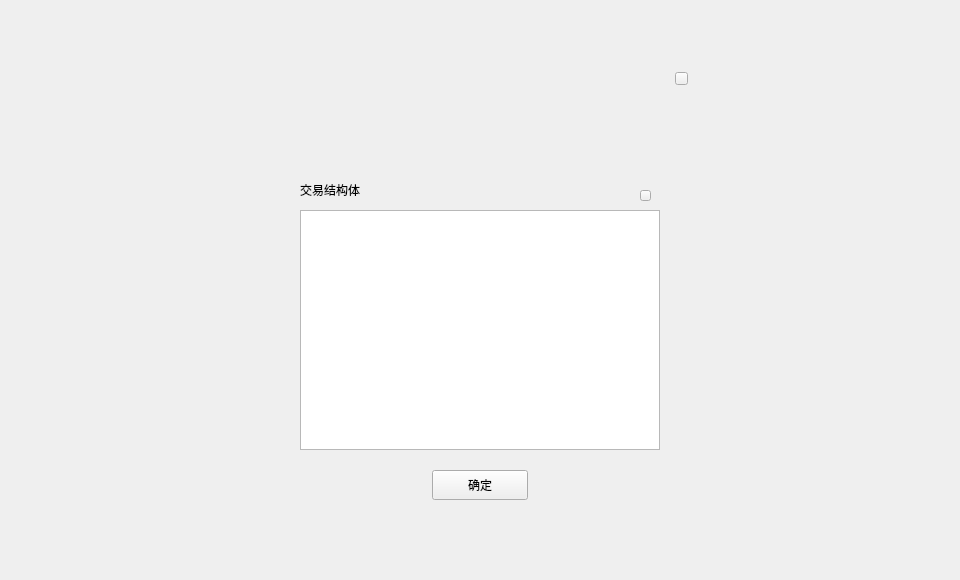
<?xml version="1.0" encoding="UTF-8"?>
<ui version="4.0">
 <class>TransactionResultDialog</class>
 <widget class="QDialog" name="TransactionResultDialog">
  <property name="geometry">
   <rect>
    <x>0</x>
    <y>0</y>
    <width>960</width>
    <height>580</height>
   </rect>
  </property>
  <property name="windowTitle">
   <string>Dialog</string>
  </property>
  <widget class="QWidget" name="widget" native="true">
   <property name="geometry">
    <rect>
     <x>0</x>
     <y>0</y>
     <width>960</width>
     <height>580</height>
    </rect>
   </property>
   <widget class="QWidget" name="containerWidget" native="true">
    <property name="geometry">
     <rect>
      <x>260</x>
      <y>60</y>
      <width>440</width>
      <height>460</height>
     </rect>
    </property>
    <property name="font">
     <font>
      <family>Microsoft YaHei UI Light</family>
     </font>
    </property>
    <widget class="QToolButton" name="okBtn">
     <property name="geometry">
      <rect>
       <x>172</x>
       <y>410</y>
       <width>96</width>
       <height>30</height>
      </rect>
     </property>
     <property name="font">
      <font>
       <family>Microsoft YaHei UI Light</family>
      </font>
     </property>
     <property name="cursor">
      <cursorShape>PointingHandCursor</cursorShape>
     </property>
     <property name="focusPolicy">
      <enum>Qt::NoFocus</enum>
     </property>
     <property name="styleSheet">
      <string notr="true"/>
     </property>
     <property name="text">
      <string>确定</string>
     </property>
    </widget>
    <widget class="QToolButton" name="closeBtn">
     <property name="geometry">
      <rect>
       <x>415</x>
       <y>12</y>
       <width>13</width>
       <height>13</height>
      </rect>
     </property>
     <property name="cursor">
      <cursorShape>PointingHandCursor</cursorShape>
     </property>
     <property name="focusPolicy">
      <enum>Qt::NoFocus</enum>
     </property>
     <property name="styleSheet">
      <string notr="true"/>
     </property>
     <property name="text">
      <string/>
     </property>
    </widget>
    <widget class="QLabel" name="infoLabel">
     <property name="geometry">
      <rect>
       <x>100</x>
       <y>40</y>
       <width>240</width>
       <height>60</height>
      </rect>
     </property>
     <property name="text">
      <string/>
     </property>
     <property name="alignment">
      <set>Qt::AlignCenter</set>
     </property>
     <property name="wordWrap">
      <bool>true</bool>
     </property>
     <property name="textInteractionFlags">
      <set>Qt::LinksAccessibleByMouse|Qt::TextSelectableByMouse</set>
     </property>
    </widget>
    <widget class="QLabel" name="label_2">
     <property name="geometry">
      <rect>
       <x>40</x>
       <y>120</y>
       <width>200</width>
       <height>20</height>
      </rect>
     </property>
     <property name="text">
      <string>交易结构体</string>
     </property>
    </widget>
    <widget class="QTextBrowser" name="textBrowser">
     <property name="geometry">
      <rect>
       <x>40</x>
       <y>150</y>
       <width>360</width>
       <height>240</height>
      </rect>
     </property>
    </widget>
    <widget class="QToolButton" name="copyBtn">
     <property name="geometry">
      <rect>
       <x>380</x>
       <y>130</y>
       <width>11</width>
       <height>11</height>
      </rect>
     </property>
     <property name="font">
      <font>
       <family>微软雅黑</family>
      </font>
     </property>
     <property name="cursor">
      <cursorShape>PointingHandCursor</cursorShape>
     </property>
     <property name="focusPolicy">
      <enum>Qt::NoFocus</enum>
     </property>
     <property name="text">
      <string/>
     </property>
    </widget>
   </widget>
  </widget>
 </widget>
 <resources/>
 <connections/>
</ui>
